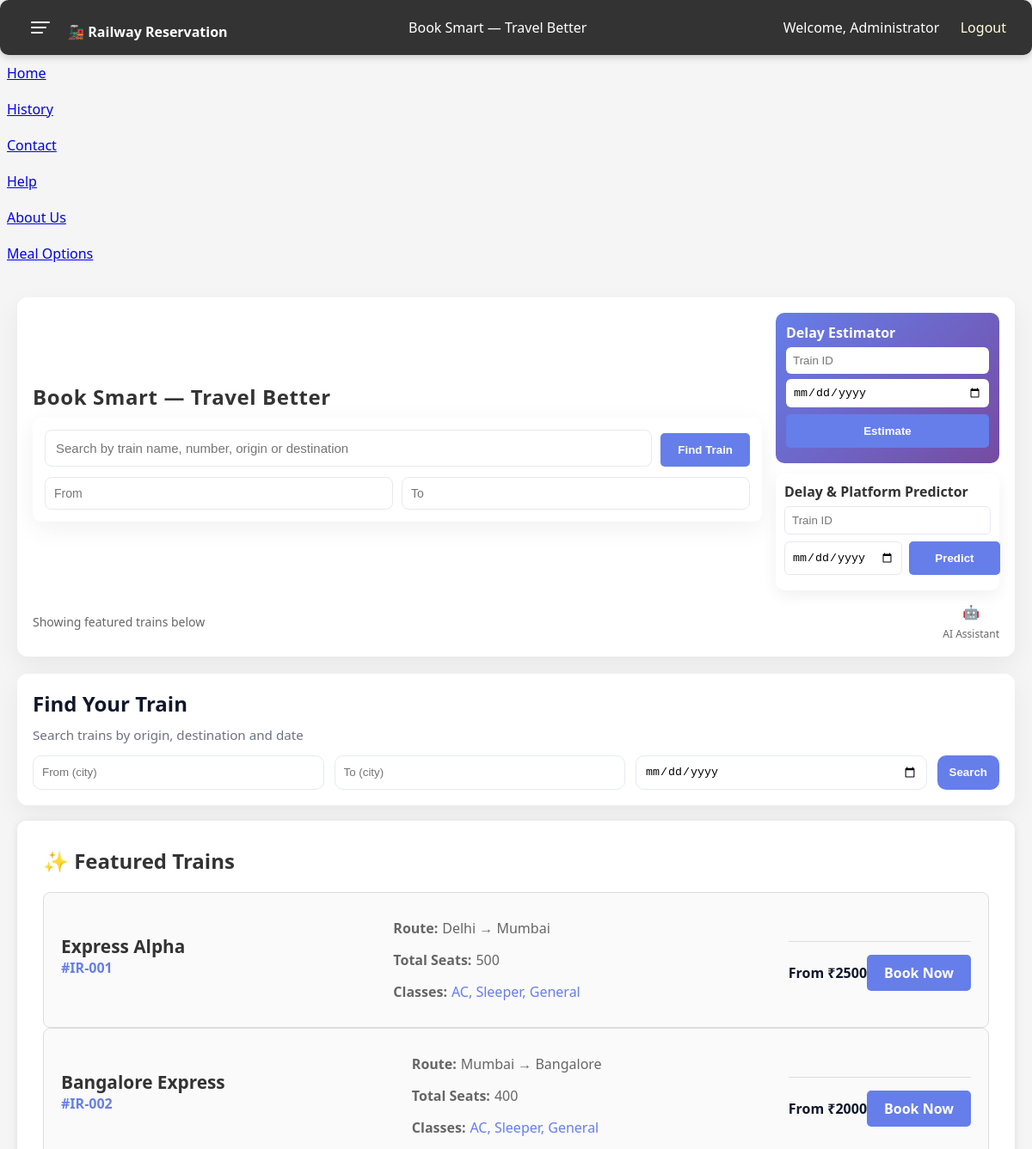
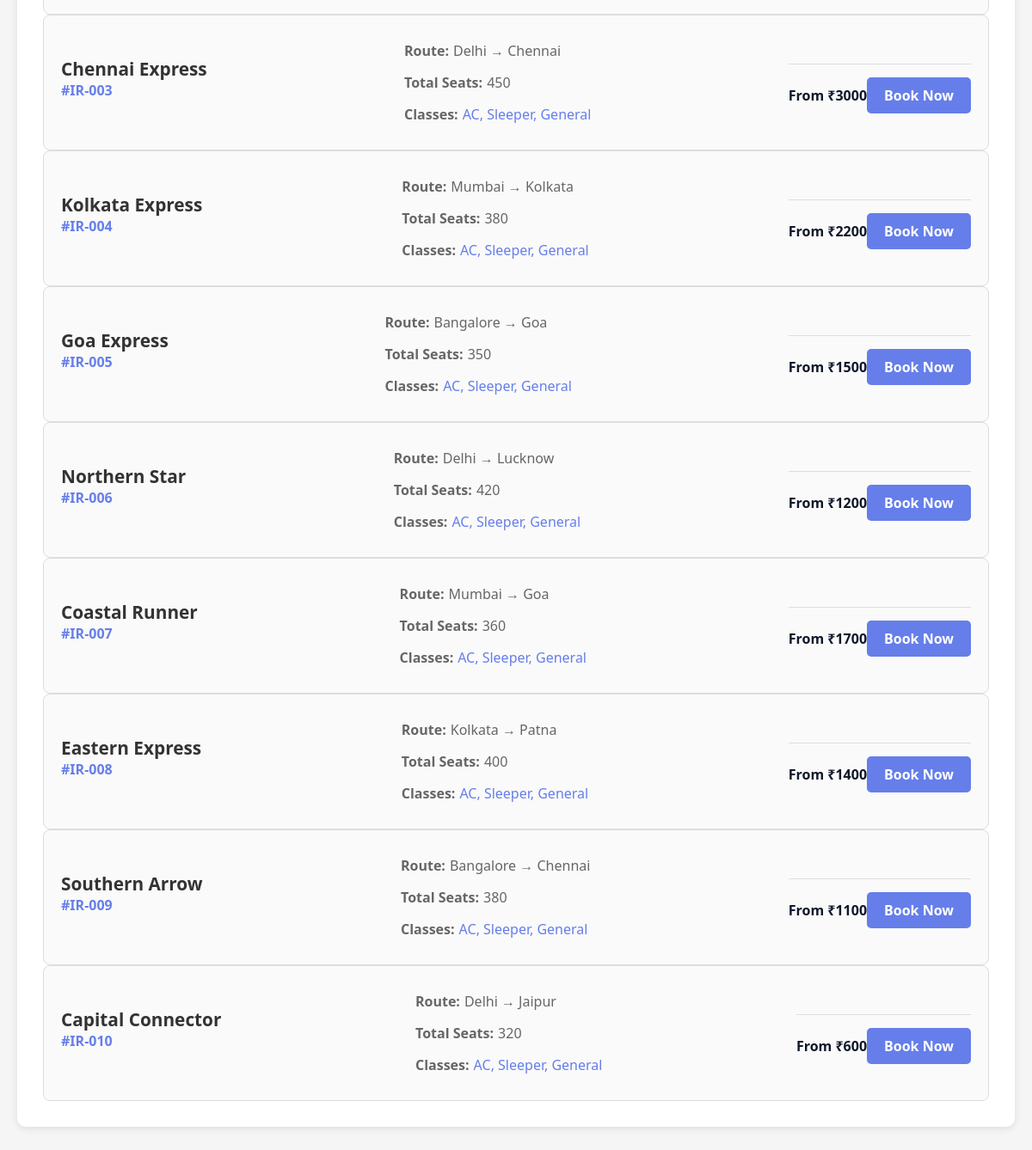
Page /home (signed in) on the committed database (2 pictures, top to bottom).
### models.py (models this page shows)
class User(db.Model, UserMixin):
    __tablename__ = "users"
    id = db.Column(db.Integer, primary_key=True)
    username = db.Column(db.String(80), unique=True, nullable=False)
    email = db.Column(db.String(150), unique=True, nullable=False)
    password_hash = db.Column(db.String(255), nullable=False)
    full_name = db.Column(db.String(150))
    phone = db.Column(db.String(20))
    is_admin = db.Column(db.Boolean, default=False)
    created_at = db.Column(db.DateTime, default=datetime.utcnow)

class Train(db.Model):
    __tablename__ = "trains"
    id = db.Column(db.Integer, primary_key=True)
    train_no = db.Column(db.String(20), unique=True, nullable=False)
    name = db.Column(db.String(150), nullable=False)
    source = db.Column(db.String(100), nullable=False)
    destination = db.Column(db.String(100), nullable=False)
    route = db.Column(db.Text)  # JSON or CSV of stops+times
    total_seats = db.Column(db.Integer, default=0)
    classes_json = db.Column(db.JSON)
    fare_json = db.Column(db.JSON)
    schedule_json = db.Column(db.JSON)
    created_at = db.Column(db.DateTime, default=datetime.utcnow)

### app.py (the view)
@app.route('/home')
@login_required
def home():
	trains = Train.query.all()
	return render_template('home.html', trains=trains)

### app.py (called while the page is built)
@login_manager.user_loader
def load_user(user_id):
	return User.query.get(int(user_id))

### templates/home.html (shortened to what this page needs)
<!DOCTYPE html>
<html lang="en">
<head>
    <link rel="stylesheet" href="/style.css">
</head>
<body>
    <div class="navbar">
        <div class="nav-left">
            <button id="menuToggle" class="hamburger" aria-label="Open menu" aria-expanded="false" style="background:transparent;border:none;padding:6px;cursor:pointer">
                <span class="bar bar1" style="display:block;width:22px;height:2px;background:white;border-radius:2px;transition:transform 220ms ease, opacity 220ms ease;margin:4px 0;display:block"></span>
                <span class="bar bar2" style="display:block;width:18px;height:2px;background:white;border-radius:2px;transition:transform 220ms ease, opacity 220ms ease;margin:4px 0;display:block"></span>
                <span class="bar bar3" style="display:block;width:14px;height:2px;background:white;border-radius:2px;transition:transform 220ms ease, opacity 220ms ease;margin:4px 0;display:block"></span>
            </button>
            <span style="margin-left:10px;font-weight:700">🚂 Railway Reservation</span>
        </div>
        <div class="nav-center">
            <div class="top-heading">Book Smart — Travel Better</div>
        </div>
        <div class="nav-right">
            <div class="user-area" style="color:white;margin-left:18px">Welcome, {{ current_user.full_name or current_user.username }} &nbsp; <a href="/logout" style="color:#ffd">Logout</a></div>
        </div>
    </div>
    <div id="sideMenu" class="side-menu">
        <a href="/home">Home</a>
        <a href="/history">History</a>
        <a href="/contact">Contact</a>
        <a href="/help">Help</a>
        <a href="/about">About Us</a>
        <a href="/meal">Meal Options</a>
    </div>
    <div class="container">
        <div class="grid" style="grid-template-columns: 1fr; gap:20px;">
            <div class="card" style="display:flex;flex-direction:column;gap:14px;">
                <div style="display:flex;align-items:center;justify-content:space-between;gap:16px;flex-wrap:wrap">
                    <div style="flex:1;">
                        <h2 style="font-family: 'Segoe UI', Tahoma, Geneva, Verdana, sans-serif; font-weight:800; letter-spacing:0.6px; color:#333; margin-bottom:8px">Book Smart — Travel Better</h2>
                        <div style="background:#fff;border-radius:10px;padding:14px;box-shadow:0 8px 30px rgba(0,0,0,0.06);display:flex;flex-direction:column;gap:12px;">
                            <div style="display:flex;gap:10px;align-items:center">
                                <input id="main_search" type="text" placeholder="Search by train name, number, origin or destination" style="flex:1;padding:12px;border:1px solid #e6e9ef;border-radius:8px;font-size:15px">
                                <button id="mainSearchBtn" class="search-btn" style="padding:12px 20px">Find Train</button>
                            </div>
                            <div style="display:flex;gap:10px;">
                                <input id="from_loc" type="text" placeholder="From" style="flex:1;padding:10px;border:1px solid #e6e9ef;border-radius:8px;font-size:14px">
                                <input id="to_loc" type="text" placeholder="To" style="flex:1;padding:10px;border:1px solid #e6e9ef;border-radius:8px;font-size:14px">
                            </div>
                        </div>
                    </div>
                    <div style="width:260px;">
                        <div style="background:linear-gradient(135deg,#667eea,#764ba2);padding:12px;border-radius:10px;color:white;">
                            <div style="font-weight:700;margin-bottom:6px">Delay Estimator</div>
                            <input id="side_pd_train" placeholder="Train ID" style="width:100%;padding:8px;border-radius:6px;border:none;margin-bottom:6px">
                            <input id="side_pd_date" type="date" style="width:100%;padding:8px;border-radius:6px;border:none;margin-bottom:8px">
                            <button id="side_pdBtn" class="search-btn" style="width:100%">Estimate</button>
                        </div>
                        <div style="height:12px"></div>
                        <div style="background:#fff;padding:10px;border-radius:10px;box-shadow:0 6px 18px rgba(0,0,0,0.06)">
                            <div style="font-weight:700;margin-bottom:6px;color:#333">Delay & Platform Predictor</div>
                            <input id="side_pp_train" placeholder="Train ID" style="width:100%;padding:8px;border-radius:6px;border:1px solid #e6e9ef;margin-bottom:8px">
                            <div style="display:flex;gap:8px;margin-bottom:8px">
                                <input id="side_pp_date" type="date" style="flex:1;padding:8px;border-radius:6px;border:1px solid #e6e9ef">
                                <button id="side_ppBtn" class="search-btn" style="width:140px">Predict</button>
                            </div>
                        </div>
                    </div>
                </div>
                <div style="display:flex;justify-content:space-between;align-items:center">
                    <div style="font-size:14px;color:#666">Showing featured trains below</div>
                    <div style="text-align:center">
                        <div id="aiAssistIcon" class="ai-icon" title="AI Assistant">🤖</div>
                        <div style="font-size:12px;color:#666;margin-top:6px">AI Assistant</div>
                    </div>
                </div>
            </div>
            <div>
                <div class="card" style="margin-bottom:18px">
                    <h2>Find Your Train</h2>
                    <div class="helper">Search trains by origin, destination and date</div>
                    <div style="margin-top:14px" class="search-row">
                        <input type="text" name="source" id="quick_from" placeholder="From (city)">
                        <input type="text" name="dest" id="quick_to" placeholder="To (city)">
                        <input type="date" id="quick_date">
                        <button id="quickSearch" class="btn primary">Search</button>
                    </div>
                </div>
                <div class="trains-section card">
                    <h2>✨ Featured Trains</h2>
                    {% if trains %}
                        {% for train in trains %}
                            <div class="train-card">
                                <div class="train-header">
                                    <div>
                                        <div class="train-name">{{ train.name }}</div>
                                        <div class="train-no">#{{ train.train_no }}</div>
                                    </div>
                                </div>
                                <div class="train-details">
                                    <div class="detail-item">
                                        <span class="detail-label">Route:</span>
                                        <span>{{ train.source }} → {{ train.destination }}</span>
                                    </div>
                                    <div class="detail-item">
                                        <span class="detail-label">Total Seats:</span>
                                        <span>{{ train.total_seats }}</span>
                                    </div>
                                    <div class="detail-item">
                                        <span class="detail-label">Classes:</span>
                                        <span class="classes">{% for cls in train.classes_json %}{{ cls }}{% if not loop.last %}, {% endif %}{% endfor %}</span>
                                    </div>
                                </div>
                                <div class="train-footer">
                                    <div>
                                        <strong>From ₹{{ train.fare_json.values()|list|first }}</strong>
                                    </div>
                                    <a href="/book/{{ train.id }}" class="action-btn">Book Now</a>
                                </div>
                            </div>
                        {% endfor %}
                    {% else %}
                        <p>No trains available. Use the search above to find trains.</p>
                    {% endif %}
                </div>
        </div>
    </div>
</body>
</html>

### static/style.css (style rules this page uses)
:root { --primary:#667eea; --accent:#764ba2; --muted:#6b7280; --bg:#f5f7fb; --card:#ffffff; }
* { box-sizing:border-box }
body { font-family:Inter, ui-sans-serif, system-ui, -apple-system, 'Segoe UI', Roboto, 'Helvetica Neue', Arial; background:var(--bg); color:#0f172a; margin:0 }
.container { max-width:1200px;margin:28px auto;padding:20px }
.navbar { background:linear-gradient(90deg,var(--primary),var(--accent));color:white;padding:14px 20px;border-radius:10px;display:flex;align-items:center;justify-content:space-between }
.navbar a { color:rgba(255,255,255,0.95);text-decoration:none;margin-left:12px }
.card { background:var(--card);border-radius:12px;padding:18px;box-shadow:0 10px 30px rgba(15,23,42,0.06) }
.grid { display:grid;gap:16px }
.btn { display:inline-block;padding:10px 14px;border-radius:10px;border:none;cursor:pointer;font-weight:700 }
.btn.primary { background:var(--primary);color:white }
h1,h2,h3 { margin:0 0 10px 0 }
.search-row { display:flex;gap:12px }
.search-row input,.search-row select { flex:1;padding:10px;border-radius:10px;border:1px solid #e6e9ef }
.train-card { display:flex;justify-content:space-between;align-items:center;padding:14px;border-radius:10px;border:1px solid #eef2ff;background:linear-gradient(180deg, rgba(255,255,255,0.85), #fff) }
.helper { font-size:0.95em;color:var(--muted) }

### templates/home.html (style rules this page uses)
* { margin: 0; padding: 0; box-sizing: border-box; }
body { font-family: 'Segoe UI', Tahoma, Geneva, Verdana, sans-serif; background: #f5f5f5; }
.navbar { background: #333; color: white; padding: 15px 30px; display: flex; justify-content: space-between; align-items: center; box-shadow: 0 2px 10px rgba(0,0,0,0.2); }
.container { max-width: 1200px; margin: 0 auto; padding: 30px 20px; }
.search-btn { background: #667eea; color: white; padding: 12px 30px; border: none; border-radius: 5px; font-weight: bold; cursor: pointer; transition: all 0.3s; align-self: flex-end; }
.trains-section { background: white; padding: 30px; border-radius: 10px; box-shadow: 0 2px 10px rgba(0,0,0,0.1); }
.trains-section h2 { color: #333; margin-bottom: 20px; }
.train-card { border: 1px solid #ddd; padding: 20px; border-radius: 8px; background: #fafafa; transition: all 0.3s; }
.train-header { display: flex; justify-content: space-between; align-items: center; margin-bottom: 10px; }
.train-name { font-size: 1.3em; font-weight: bold; color: #333; }
.train-no { color: #667eea; font-weight: bold; }
.train-details { display: grid; grid-template-columns: repeat(auto-fit, minmax(150px, 1fr)); gap: 15px; margin: 10px 0; color: #666; }
.detail-item { display: flex; align-items: center; }
.detail-label { font-weight: bold; margin-right: 5px; }
.train-footer { display: flex; justify-content: space-between; align-items: center; margin-top: 15px; padding-top: 15px; border-top: 1px solid #ddd; }
.classes { color: #667eea; }
.action-btn { display: inline-block; padding: 10px 20px; background: #667eea; color: white; text-decoration: none; border-radius: 5px; transition: all 0.3s; font-weight: bold; }

### rows in the picture
User: full_name "Administrator"
Train: name "Express Alpha", train_no "IR-001", source "Delhi", destination "Mumbai", total_seats "500", classes_json "AC" "Sleeper" "General", fare_json.values|list "2500"
Train: name "Bangalore Express", train_no "IR-002", source "Mumbai", destination "Bangalore", total_seats "400", classes_json "AC" "Sleeper" "General", fare_json.values|list "2000"
Train: name "Chennai Express", train_no "IR-003", source "Delhi", destination "Chennai", total_seats "450", classes_json "AC" "Sleeper" "General", fare_json.values|list "3000"
Train: name "Kolkata Express", train_no "IR-004", source "Mumbai", destination "Kolkata", total_seats "380", classes_json "AC" "Sleeper" "General", fare_json.values|list "2200"
Train: name "Goa Express", train_no "IR-005", source "Bangalore", destination "Goa", total_seats "350", classes_json "AC" "Sleeper" "General", fare_json.values|list "1500"
Train: name "Northern Star", train_no "IR-006", source "Delhi", destination "Lucknow", total_seats "420", classes_json "AC" "Sleeper" "General", fare_json.values|list "1200"
Train: name "Coastal Runner", train_no "IR-007", source "Mumbai", destination "Goa", total_seats "360", classes_json "AC" "Sleeper" "General", fare_json.values|list "1700"
Train: name "Eastern Express", train_no "IR-008", source "Kolkata", destination "Patna", total_seats "400", classes_json "AC" "Sleeper" "General", fare_json.values|list "1400"
Train: name "Southern Arrow", train_no "IR-009", source "Bangalore", destination "Chennai", total_seats "380", classes_json "AC" "Sleeper" "General", fare_json.values|list "1100"
Train: name "Capital Connector", train_no "IR-010", source "Delhi", destination "Jaipur", total_seats "320", classes_json "AC" "Sleeper" "General", fare_json.values|list "600"
